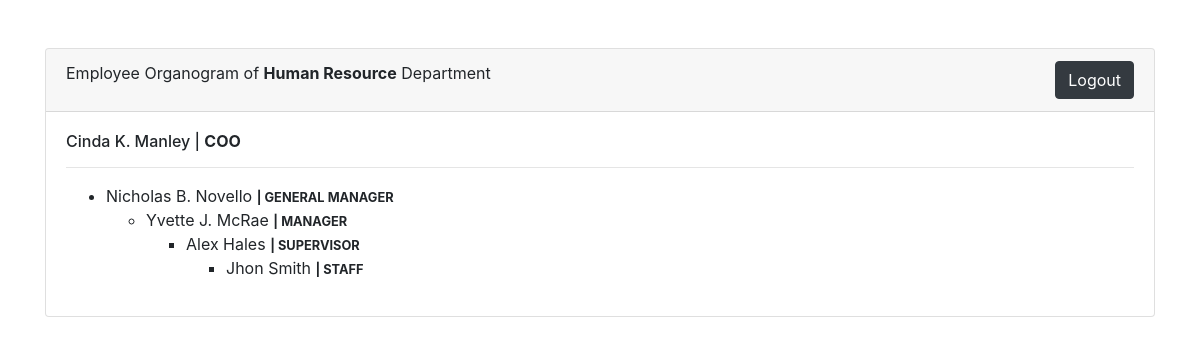
Page /organogram/examples/sample.php (signed in) on the committed database.
### tables this page shows
CREATE TABLE `departments` (
  `id` int(11) NOT NULL,
  `name` varchar(60) NOT NULL,
  `created_at` datetime NOT NULL DEFAULT current_timestamp(),
  `updated_at` datetime NOT NULL DEFAULT current_timestamp()
);

CREATE TABLE `employee` (
  `id` int(11) NOT NULL,
  `name` varchar(255) DEFAULT NULL,
  `email` varchar(255) DEFAULT NULL,
  `password` varchar(200) NOT NULL,
  `created_at` timestamp NULL DEFAULT current_timestamp()
);

CREATE TABLE `roles` (
  `id` int(11) NOT NULL,
  `name` varchar(50) NOT NULL,
  `hierarchy` int(11) NOT NULL,
  `created_at` datetime NOT NULL DEFAULT current_timestamp(),
  `updated_at` datetime NOT NULL DEFAULT current_timestamp()
);

CREATE TABLE `employee_roles` (
  `id` int(11) NOT NULL,
  `employee_id` int(11) NOT NULL,
  `roles_id` int(11) NOT NULL,
  `departments_id` int(11) NOT NULL,
  `manager_id` int(11) NOT NULL,
  `created_at` datetime NOT NULL DEFAULT current_timestamp()
);

### organogram/src/config.php (called while the page is built, shortened)
<?php
$dotenv = Dotenv\Dotenv::createImmutable(__DIR__);
function env($key, $default){
    return isset($_ENV[$key]) ? $_ENV[$key] : $default;
}
?>

### organogram/src/model.php (called while the page is built, shortened)
<?php
include_once 'config.php';
class Model{
    private $_dbcon;
    public function __construct(){
        $this->_dbcon = new \MySQLi(env('DB_HOST', 'localhost'), env('DB_USER', 'dbuser'), env('DB_PASSWORD', 'password'), env('DB_NAME', 'dbname'));
    }
    public static function get() {
        return new Model();
    }
    private function query($sql){
        return $this->_dbcon->query($sql);
    }
    private function fetch($result){
        $data = $result->fetch_assoc();
        return $data;
    }
    private function fetchAll($result){
        $data = $result->fetch_all(MYSQLI_ASSOC);
        return $data;
    }
    public function role($employeeId, $departmentId){
        $sql = "SELECT roles.name, roles.hierarchy FROM employee_roles
                INNER JOIN roles ON roles.id=employee_roles.roles_id
                WHERE employee_roles.employee_id='{$employeeId}' AND employee_roles.departments_id='{$departmentId}'";
        $result = $this->query($sql);
        $data = $this->fetch($result);
        return $data;
    }
    public function department($id){;
        $sql = "SELECT departments.id, departments.name  FROM departments WHERE id='{$id}'";
        $result = $this->query($sql);
        $data = $this->fetch($result);
        return $data;
    }
    public function employeeUnderMe($employeeId, $departmentId){
        $sql = "SELECT roles.name as role_name, employee_roles.manager_id, employee.id, employee.name FROM employee_roles
                INNER JOIN roles ON roles.id=employee_roles.roles_id
                INNER JOIN employee ON employee.id=employee_roles.employee_id
                WHERE employee_roles.manager_id='{$employeeId}' AND employee_roles.departments_id='{$departmentId}'";
        $result = $this->query($sql);
        $data = $this->fetchAll($result);
        return $data;
    }
    public function employeeById($id = false)
    {
        if ($id) {
            $sql = "SELECT employee.name FROM employee WHERE id='{$id}'";
            $result = $this->query($sql);
            $data = $this->fetch($result);
            return $data;
        }
        return false;
    }
}

### organogram/src/department.php (called while the page is built, shortened)
<?php
class Department
{
    public function find($id)
    {
        return Model::get()->department($id);
    }
}

### organogram/examples/sample.php (the view, shortened to what this page needs)
<?php
$dept = new Department();
$department = $dept->find($_SESSION['department']);
$employee = new Employee;
$data = $employee->getEmployeeUnerMe($_SESSION['user_id'], $department['id']);
include '../layouts/header.php';
?>
<div class="col-md-12 py-5">
    <div class="card">
        <div class="card-header text-center">
            <span class="float-left">Employee Organogram of <strong><?= $department['name'] ?></strong> Department</span>
            <form class="float-right" action="sample.php" method="POST">
                <div class="form-group">
                    <button class="btn btn-dark float-right" name="logout" type="submit">Logout</button>
                </div>
            </form>
        </div>
        <div class="card-body">
            <div class="row">
                <div class="col-md-12">
                    <h6>
                        <?= $data['myInfo']['name'] ?> |
                        <?php if ($data['myRole']) { ?>
                            <strong><?= $data['myRole']['name'] ?></strong>
                        <?php } else { ?>
                            <strong>You have no role in this department</strong>
                        <?php } ?>
                    </h6>
                    <hr>
                    <?php if (!$data['mySubordinates']) { ?>
                        <h6>You Have No Subordinates</h6>
                    <?php  } else {
                        echo $data['mySubordinates'];
                    } ?>
                </div>
            </div>
        </div>
    </div>
</div>
<?php include '../layouts/footer.php'; ?>

### organogram/src/employee.php (shortened to what this page needs)
<?php
 class Employee
{
    function getEmployeeUnerMe($employeeId, $departmentId){
        $data['myInfo'] = Model::get()->employeeById($employeeId);
        $data['myRole'] = Model::get()->role($employeeId, $departmentId);
        $data['mySubordinates'] = $this->mySubordinatesList($employeeId, $departmentId);
        return $data;
    }
    private function mySubordinatesList($employeeId, $departmentId)
    {
        $html = '';
        $subordinates = Model::get()->employeeUnderMe($employeeId, $departmentId);
        if(sizeof($subordinates) > 0){
            $html .= "<ul>";
            foreach ($subordinates as $key => $subordinate) {
                $html .= "<li>";
                $html .= "<span>" . $subordinate['name'] . " <small class='font-weight-bold'> | " . $subordinate['role_name']. "</small></span>";
                $html .= $this->mySubordinatesList($subordinate['id'], $departmentId);
                $html .= "</li>";
            }
            $html .= "</ul>";
        }
        return $html;
    }
}

### organogram/layouts/header.php (shortened to what this page needs)
<!doctype html>
<html lang="en">
<head>
    <link rel="stylesheet" href="https://stackpath.bootstrapcdn.com/bootstrap/4.5.0/css/bootstrap.min.css">
</head>
<body>
    <div class="container">
        <div class="row">

### organogram/layouts/footer.php
</div>
</div>
</body>
</html>

### rows in the picture
departments: name "Human Resource"
employee: name "Cinda K. Manley"
roles: name "COO"
employee_roles: employee.name "Nicholas B. Novello", roles.name "GENERAL MANAGER"
employee_roles: employee.name "Yvette J. McRae", roles.name "MANAGER"
employee_roles: employee.name "Alex Hales", roles.name "SUPERVISOR"
employee_roles: employee.name "Jhon Smith", roles.name "STAFF"
